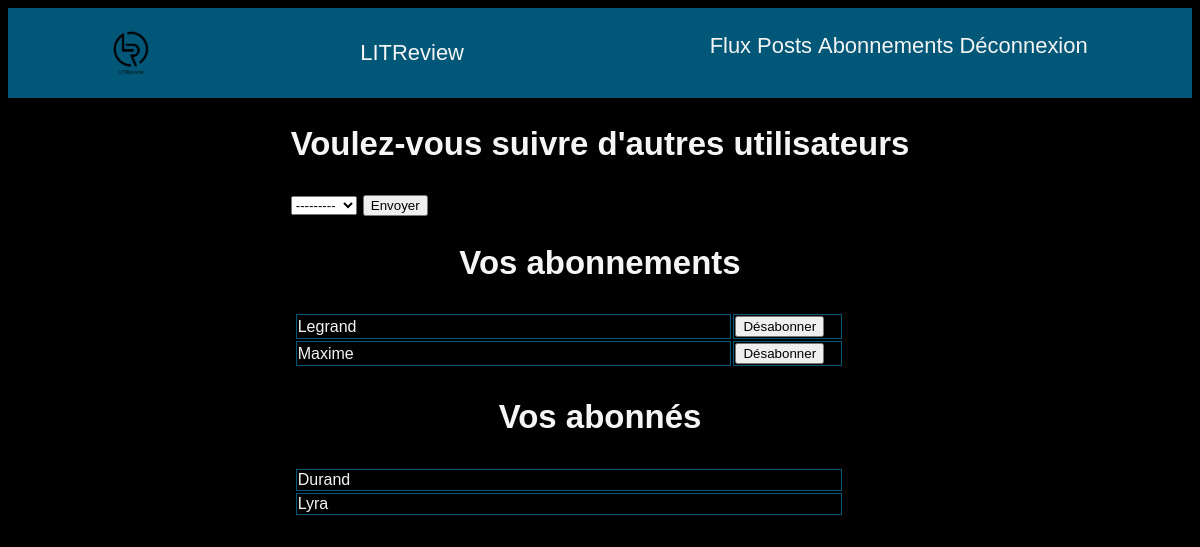
The app's page /subscription/ (signed in) with its own data.
### blog/models.py (models this page shows)
class UserFollows(models.Model):
    user = models.ForeignKey(to=settings.AUTH_USER_MODEL, on_delete=models.CASCADE, related_name='followed_user')
    followed_user = models.ForeignKey(to=settings.AUTH_USER_MODEL, on_delete=models.CASCADE, related_name='followed_by')
    class Meta:
        unique_together = ('user', 'followed_user', )

### authentication/models.py (models this page shows)
class User(AbstractUser):
    ADMINISTRATOR = 'ADMINISTRATOR'
    USER = 'USER'
    ROLE_CHOICES = (
        (ADMINISTRATOR, 'Administrateur'),
        (USER, 'Utilisateur'),
    )
    role = models.CharField(max_length=30, choices=ROLE_CHOICES, verbose_name='Rôle')
    email = models.EmailField()
    EMAIL_FIELD = 'email'

### blog/views.py (the view, shortened to what this page needs)
# urls.py: path('subscription/', views.subscription, name='subscription')
@login_required
def subscription(request):
    my_subscription_user = UserFollows.objects.filter(user=request.user.id)
    my_subscribers = UserFollows.objects.filter(followed_user=request.user.id)
    my_subscription_user_id = [x.followed_user_id for x in my_subscription_user]
    my_subscription_user_id.append(request.user.id)
    subscribe = forms.UserSubscribeForm(exclude=my_subscription_user_id)
    unsubscribe = forms.UnSubscriptionForm()
    return render(
        request,
        'blog/subscription.html',
        {
            'subscribe': subscribe,
            'unsubscribe': unsubscribe,
            'my_subscription': my_subscription_user,
            'my_subscribers': my_subscribers
        }
    )

### blog/forms.py
class UserSubscribeForm(forms.ModelForm):
    subscribe = forms.BooleanField(widget=forms.HiddenInput, initial=True)
    def __init__(self, exclude, *args, **kwargs):
        super(UserSubscribeForm, self).__init__(*args, **kwargs)
        self.fields['followed_user'].label = ''
        self.fields['followed_user'].queryset = User.objects.all().exclude(id__in=exclude)
    class Meta:
        model = UserFollows
        fields = ['followed_user']

class UnSubscriptionForm(forms.Form):
    unsubscribe = forms.BooleanField(widget=forms.HiddenInput, initial=True)

### blog/templates/blog/subscription.html (shortened to what this page needs)
{% extends 'base.html' %}
{% block content %}
    <section class="abonnements">
        <div>
            <h2>Voulez-vous suivre d'autres utilisateurs</h2>
            <form method="post">
                {{ subscribe }}
                <button type="submit">Envoyer</button>
            </form>
        </div>
        <div>
           {% include 'blog/table.html' with submit='Désabonner' title='Vos abonnements' users=my_subscription %}
        </div>
        <div>
           {% include 'blog/table.html' with  title='Vos abonnés' users=my_subscribers %}
        </div>
    </section>
{% endblock content %}

### blog/templates/blog/table.html (shortened to what this page needs)
<h2> {{title}}</h2>
<table border="1">
    {% for user in users %}
        <tr>
            {% if submit %}
                <td>{{user.followed_user}}</td>
                <td>
                    <form method="post">
                        <button type="submit" >Désabonner</button>
                    </form>
                </td>
            {% else %}
                <td>{{user.user}}</td>
            {% endif %}
        </tr>
    {% endfor %}
</table>

### litreview/static/css/style.css (style rules this page uses)
html { margin: 0; padding: 0; font-size: min(max(1rem, calc(1rem + ((1vw - 0.48rem) * 1.38))), 2rem); }
body { font-family: "Arial", "Times New Roman", Times, "Liberation Serif", FreeSerif, serif; color: whitesmoke; background-color: black; }
form { margin: auto; }
table { border: medium solid #000000; width: 90%; }
td, th { border: thin solid #005777; width: 80%; }
h2 { text-align: center; }

### records on screen
UserFollows: followed_user "Legrand"
UserFollows: followed_user "Maxime"
UserFollows: user "Durand"
UserFollows: user "Lyra"

### other values on screen
{{ title }} "Vos abonnements Vos abonnés"
